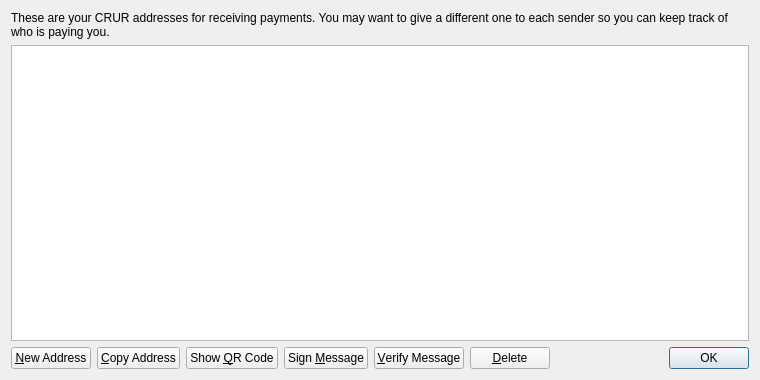
<?xml version="1.0" encoding="UTF-8"?>
<ui version="4.0">
 <class>AddressBookPage</class>
 <widget class="QWidget" name="AddressBookPage">
  <property name="geometry">
   <rect>
    <x>0</x>
    <y>0</y>
    <width>760</width>
    <height>380</height>
   </rect>
  </property>
  <property name="windowTitle">
   <string>Address Book</string>
  </property>
  <layout class="QVBoxLayout" name="verticalLayout">
   <item>
    <widget class="QLabel" name="labelExplanation">
     <property name="text">
      <string>These are your CRUR addresses for receiving payments. You may want to give a different one to each sender so you can keep track of who is paying you.</string>
     </property>
     <property name="textFormat">
      <enum>Qt::PlainText</enum>
     </property>
     <property name="wordWrap">
      <bool>true</bool>
     </property>
    </widget>
   </item>
   <item>
    <widget class="QTableView" name="tableView">
     <property name="contextMenuPolicy">
      <enum>Qt::CustomContextMenu</enum>
     </property>
     <property name="toolTip">
      <string>Double-click to edit address or label</string>
     </property>
     <property name="tabKeyNavigation">
      <bool>false</bool>
     </property>
     <property name="alternatingRowColors">
      <bool>true</bool>
     </property>
     <property name="selectionMode">
      <enum>QAbstractItemView::SingleSelection</enum>
     </property>
     <property name="selectionBehavior">
      <enum>QAbstractItemView::SelectRows</enum>
     </property>
     <property name="sortingEnabled">
      <bool>true</bool>
     </property>
     <attribute name="verticalHeaderVisible">
      <bool>false</bool>
     </attribute>
    </widget>
   </item>
   <item>
    <layout class="QHBoxLayout" name="horizontalLayout">
     <item>
      <widget class="QPushButton" name="newAddressButton">
       <property name="toolTip">
        <string>Create a new address</string>
       </property>
       <property name="text">
        <string>&amp;New Address</string>
       </property>
       <property name="icon">
        <iconset resource="../bitcoin.qrc">
         <normaloff>:/icons/add</normaloff>:/icons/add</iconset>
       </property>
      </widget>
     </item>
     <item>
      <widget class="QPushButton" name="copyToClipboard">
       <property name="toolTip">
        <string>Copy the currently selected address to the system clipboard</string>
       </property>
       <property name="text">
        <string>&amp;Copy Address</string>
       </property>
       <property name="icon">
        <iconset resource="../bitcoin.qrc">
         <normaloff>:/icons/editcopy</normaloff>:/icons/editcopy</iconset>
       </property>
      </widget>
     </item>
     <item>
      <widget class="QPushButton" name="showQRCode">
       <property name="text">
        <string>Show &amp;QR Code</string>
       </property>
       <property name="icon">
        <iconset resource="../bitcoin.qrc">
         <normaloff>:/icons/qrcode</normaloff>:/icons/qrcode</iconset>
       </property>
      </widget>
     </item>
     <item>
      <widget class="QPushButton" name="signMessage">
       <property name="toolTip">
        <string>Sign a message to prove you own a CRUR address</string>
       </property>
       <property name="text">
        <string>Sign &amp;Message</string>
       </property>
       <property name="icon">
        <iconset resource="../bitcoin.qrc">
         <normaloff>:/icons/edit</normaloff>:/icons/edit</iconset>
       </property>
      </widget>
     </item>
     <item>
      <widget class="QPushButton" name="verifyMessage">
       <property name="toolTip">
        <string>Verify a message to ensure it was signed with a specified CRUR address</string>
       </property>
       <property name="text">
        <string>&amp;Verify Message</string>
       </property>
       <property name="icon">
        <iconset resource="../bitcoin.qrc">
         <normaloff>:/icons/transaction_0</normaloff>:/icons/transaction_0</iconset>
       </property>
      </widget>
     </item>
     <item>
      <widget class="QPushButton" name="deleteButton">
       <property name="toolTip">
        <string>Delete the currently selected address from the list</string>
       </property>
       <property name="text">
        <string>&amp;Delete</string>
       </property>
       <property name="icon">
        <iconset resource="../bitcoin.qrc">
         <normaloff>:/icons/remove</normaloff>:/icons/remove</iconset>
       </property>
      </widget>
     </item>
     <item>
      <spacer name="horizontalSpacer">
       <property name="orientation">
        <enum>Qt::Horizontal</enum>
       </property>
       <property name="sizeHint" stdset="0">
        <size>
         <width>40</width>
         <height>20</height>
        </size>
       </property>
      </spacer>
     </item>
     <item>
      <widget class="QDialogButtonBox" name="buttonBox">
       <property name="sizePolicy">
        <sizepolicy hsizetype="Maximum" vsizetype="Fixed">
         <horstretch>0</horstretch>
         <verstretch>0</verstretch>
        </sizepolicy>
       </property>
       <property name="standardButtons">
        <set>QDialogButtonBox::Ok</set>
       </property>
      </widget>
     </item>
    </layout>
   </item>
  </layout>
 </widget>
 <resources>
  <include location="../bitcoin.qrc"/>
 </resources>
 <connections/>
</ui>
